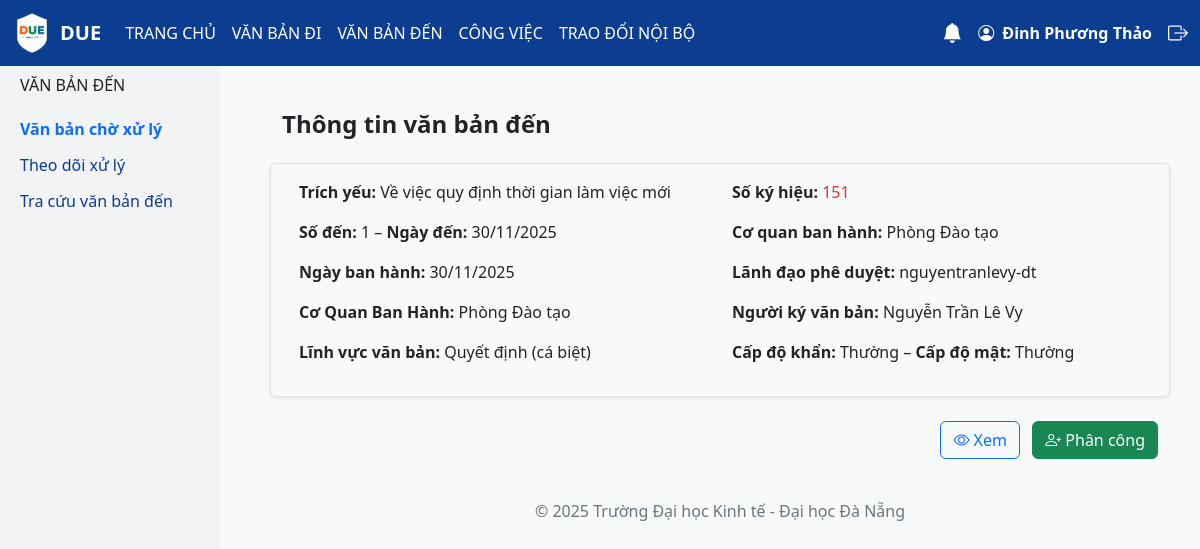
Page /van_ban_cho_xu_ly/1/ (signed in) on the committed database.
### model_share/models.py (models this page shows, shortened)
class VanBanDen(models.Model):
    TRANG_THAI_CHOICES = [
        ("Đang xử lý", "Đang xử lý"),
        ("Chờ phê duyệt", "Chờ phê duyệt"),
        ("Chờ xử lý", "Chờ xử lý"),
    ]
    DO_KHAN_CHOICES = [
        ("Thường", "Thường"),
        ("Khẩn", "Khẩn"),
    ]
    DO_MAT_CHOICES = [
        ("Thường", "Thường"),
        ("Mật", "Mật"),
    ]
    MaVanBanDen = models.AutoField(primary_key=True)
    SoDen = models.IntegerField()
    NgayDen = models.DateField()
    SoKyHieu = models.CharField(max_length=255, unique=True)
    TrichYeu = models.CharField(max_length=255)
    CoQuanBanHanh = models.CharField(max_length=100)
    NguoiXuLyChinh = models.CharField(max_length=255, null=True, blank=True)
    NguoiXuLy = models.CharField(max_length=255, null=True, blank=True)
    user = models.ForeignKey(User, on_delete=models.CASCADE)
    HanXuLy = models.DateField(null=True, blank=True)
    LoaiVanBan = models.CharField(max_length=100)
    TrangThai = models.CharField(max_length=100, choices=TRANG_THAI_CHOICES, default="Chờ xử lý")
    DoKhan = models.CharField(max_length=50, choices=DO_KHAN_CHOICES, default="Thường")
    DoMat = models.CharField(max_length=50, choices=DO_MAT_CHOICES, default="Thường")
    NguoiKy = models.CharField(max_length=255)
    NguoiDuyet = models.CharField(max_length=255)
    NgayBanHanh = models.DateField(null=True, blank=True)
    FileDinhKem = models.FileField(upload_to='vanbanden/', null=True, blank=True)
    NguoiNhan = models.ForeignKey(
        User,
        on_delete=models.SET_NULL,
        null=True,
        blank=True,
        related_name="vanbanden_nhan"
    )
    van_ban_di_lien_quan = models.ForeignKey(
        'vanbandi.VanBanDi',
        on_delete=models.SET_NULL,
        null=True,
        blank=True
    )

### vanbanden/views.py (the view)
# urls.py: path('van_ban_cho_xu_ly/<int:vanban_id>/', views.vanban_detail, name='vanban_detail'),
@login_required
def vanban_detail(request, vanban_id):
    vanban = get_object_or_404(VanBanDen, pk=vanban_id)
    if request.user != vanban.NguoiNhan and not request.user.is_superuser:
        raise PermissionDenied("Bạn không có quyền xem văn bản này.")
    return render(request, 'vanbanden/vanban_detail.html', {'vanban': vanban})

### congviec/context_processors.py (called while the page is built)
def notifications(request):
    if request.user.is_authenticated:
        unread_count = Notification.objects.filter(user=request.user, is_read=False).count()
        notifications = Notification.objects.filter(user=request.user).order_by('-created_at')[:5]
        return {'unread_count': unread_count, 'notifications': notifications}
    return {'unread_count': 0, 'notifications': []}

### vanbanden/templates/vanbanden/vanban_detail.html (shortened to what this page needs)
{% extends 'base.html' %}
{% block content %}
<div class="row">
 <div class="col-md-2 sidebar">
   <h6 class="text-uppercase mb-3">Văn bản đến</h6>
   <a href="{% url 'vanban_cho_xuly' %}"class="fw-bold text-primary">Văn bản chờ xử lý</a>
   <a href="{% url 'theodoi_xuly' %}">Theo dõi xử lý</a>
   <a href="{% url 'tracuu_vanbanden' %}">Tra cứu văn bản đến</a>
 </div>
  <div class="flex-grow-1">
<div class="container mt-4">
        <h4 class="fw-bold mb-4 mt-2">Thông tin văn bản đến</h4>
  <div class="row border p-3 rounded shadow-sm bg-light">
    <div class="col-md-6">
      <p><b>Trích yếu:</b> {{ vanban.TrichYeu }}</p>
      <p><b>Số đến:</b> {{ vanban.SoDen }} – <b>Ngày đến:</b> {{ vanban.NgayDen|date:"d/m/Y" }}</p>
      <p><b>Ngày ban hành:</b> {{ vanban.NgayBanHanh|date:"d/m/Y" }}</p>
      <p><b>Cơ Quan Ban Hành:</b> {{ vanban.CoQuanBanHanh }}</p>
      <p><b>Lĩnh vực văn bản:</b> {{ vanban.LoaiVanBan }}</p>
    </div>
    <div class="col-md-6">
      <p><b>Số ký hiệu:</b> <span class="text-danger">{{ vanban.SoKyHieu }}</span></p>
      <p><b>Cơ quan ban hành:</b> {{ vanban.CoQuanBanHanh }}</p>
      <p><b>Lãnh đạo phê duyệt:</b> {{ vanban.NguoiDuyet }}</p>
      <p><b>Người ký văn bản:</b> {{ vanban.NguoiKy }}</p>
      <p><b>Cấp độ khẩn:</b> {{ vanban.DoKhan }} – <b>Cấp độ mật:</b> {{ vanban.DoMat }}</p>
    </div>
  </div>
  <div class="mt-4 text-end">
    {% if vanban.FileDinhKem %}
      <a href="{{ vanban.FileDinhKem.url }}" target="_blank" class="btn btn-outline-primary me-2">
        <i class="bi bi-eye"></i> Xem
      </a>
    {% endif %}
    <a href="{% url 'phan_cong_van_ban' vanban.MaVanBanDen %}" class="btn btn-success">
      <i class="bi bi-person-plus"></i> Phân công
    </a>
  </div>
</div>
{% endblock %}

### templates/base.html (shortened to what this page needs)
<!DOCTYPE html>
<html lang="vi">
<head>
  <link href="https://cdn.jsdelivr.net/npm/bootstrap@5.3.0/dist/css/bootstrap.min.css" rel="stylesheet">
  <link href="https://cdn.jsdelivr.net/npm/bootstrap-icons@1.10.5/font/bootstrap-icons.css" rel="stylesheet">
</head>
{% load static %}
<body>
<nav class="navbar navbar-expand-lg navbar-dark fixed-top">
  <div class="container-fluid">
    <a class="navbar-brand fw-bold d-flex align-items-center" href="/">
      <img src="{% static 'images/logo.due.png' %}" height="40" class="me-2" alt="Logo DUE">
      DUE
    </a>
    <div class="collapse navbar-collapse" id="navMenu">
      <ul class="navbar-nav me-auto mb-2 mb-lg-0">
        <li class="nav-item"><a class="nav-link" href="/">TRANG CHỦ</a></li>
        <li class="nav-item"><a class="nav-link" href="{% url 'lap_du_thao' %}">VĂN BẢN ĐI</a></li>
        <li class="nav-item"><a class="nav-link" href="{% url 'vanban_cho_xuly' %}">VĂN BẢN ĐẾN</a></li>
        <li class="nav-item"><a class="nav-link" href="{% url 'cong_viec_cho_xu_ly' %}">CÔNG VIỆC</a></li>
        <li class="nav-item"><a class="nav-link" href="{% url 'soan_tin' %}">TRAO ĐỔI NỘI BỘ</a></li>
      </ul>
      <div class="d-flex align-items-center position-relative">
        {% if user.is_authenticated %}
        <div class="dropdown me-3">
          <a class="text-white position-relative" href="#" role="button" id="dropdownNotification" data-bs-toggle="dropdown" aria-expanded="false">
            <i class="bi bi-bell-fill fs-5"></i>
          </a>
        </div>
        <a href="{% url 'profile' %}" class="text-white me-3 fw-bold text-decoration-none">
          <i class="bi bi-person-circle me-1"></i> {{ user.first_name }} {{ user.last_name }}
        </a>
        <a href="/accounts/logout/" class="text-white">
          <i class="bi bi-box-arrow-right fs-5"></i>
        </a>
        {% else %}
        <a href="/accounts/login/" class="text-white me-2">
          <i class="bi bi-person-circle fs-5"></i>
        </a>
        {% endif %}
      </div>
    </div>
  </div>
</nav>
<div class="content">
  {% block content %}{% endblock %}
  <footer>
    <p>© 2025 Trường Đại học Kinh tế - Đại học Đà Nẵng</p>
  </footer>
</div>
</body>
</html>

### templates/base.html (style rules this page uses)
body { background: #f8f9fa; padding-top: 56px; }
.navbar { background-color: #0b3d91; }
.navbar .nav-link, .navbar-brand { color: white !important; }
:root { --soft-blue: #e7f2fa; --soft-blue-border: #bcd7e8; }
.sidebar { background: #f1f3f5; width: 220px; min-height: 100vh; position: fixed; top: 56px; left: 0; padding: 20px; overflow: auto; }
.sidebar a { color: #0b3d91; text-decoration: none; display: block; padding: 6px 0; }
.content { margin-left: 240px; padding: 30px; }
footer { text-align: center; color: #6c757d; margin-top: 40px; }

### rows in the picture
VanBanDen: TrichYeu "Về việc quy định thời gian làm việc mới", SoDen "1", NgayDen "30/11/2025", NgayBanHanh "30/11/2025", CoQuanBanHanh "Phòng Đào tạo", LoaiVanBan "Quyết định (cá biệt)", SoKyHieu "151", NguoiDuyet "nguyentranlevy-dt", NguoiKy "Nguyễn Trần Lê Vy", DoKhan "Thường", DoMat "Thường"

### other values in the picture
{{ user.first_name }} "Đinh Phương"
{{ user.last_name }} "Thảo"
